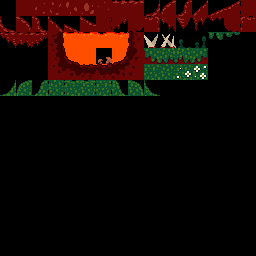

This is a level from a 2D game, rendered from its Tiled map with the project's own tilesets. A one-line summary and the map file follow, with tile-layer data summarised:
An orthogonal 16x16 tile map with 16x16 px tiles, 1 tile layer (Tile Layer 1).

<map version="1.0" orientation="orthogonal" width="16" height="16" tilewidth="16" tileheight="16">
 <tileset firstgid="1" name="mockup_02" tilewidth="16" tileheight="16">
  <image source="mockup_02.png" width="480" height="270" />
 </tileset>
 <layer name="Tile Layer 1" width="16" height="16">
  <data>[256 cells, 76 non-empty, 76 distinct tile ids]</data>
 </layer>
</map>
